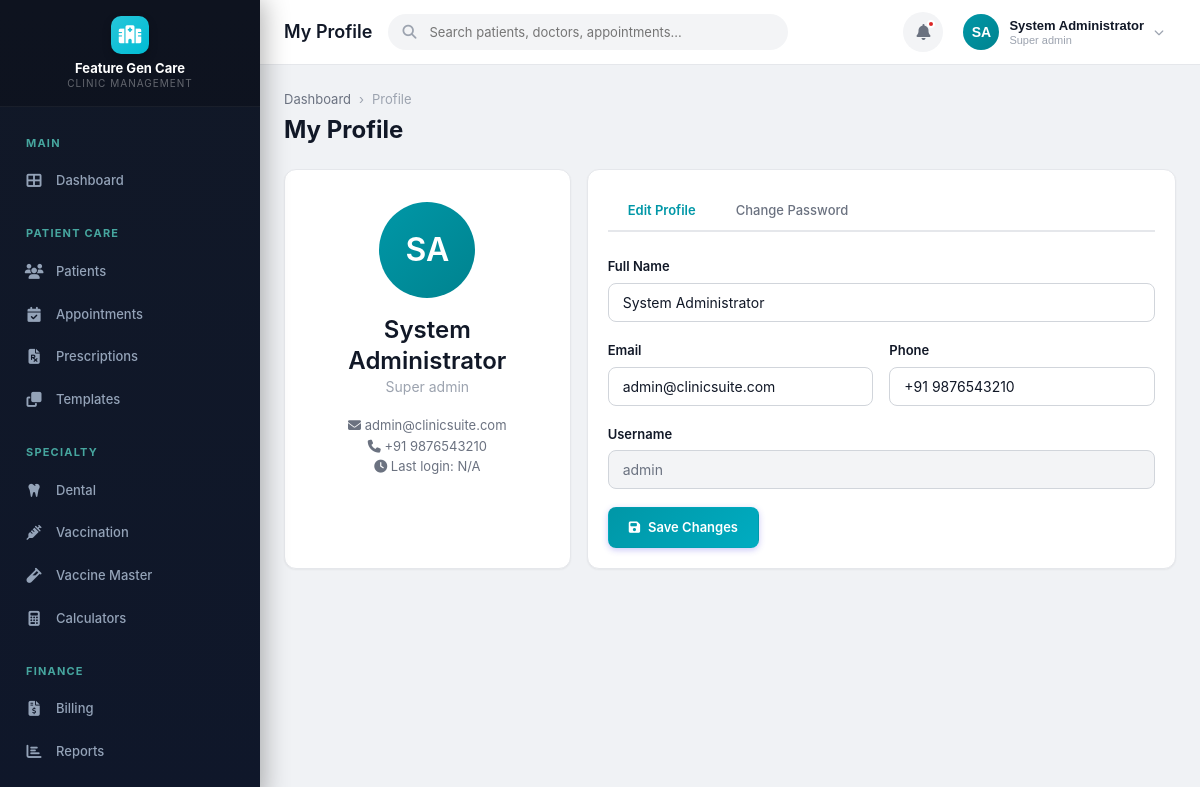
Screenshot of /modules/auth/profile.php (signed in) with the database file from the repository.
### tables this page shows
CREATE TABLE IF NOT EXISTS clinics (
    id INT AUTO_INCREMENT PRIMARY KEY,
    name VARCHAR(200) NOT NULL,
    tagline VARCHAR(300) DEFAULT NULL,
    logo VARCHAR(500) DEFAULT NULL,
    email VARCHAR(150) DEFAULT NULL,
    phone VARCHAR(20) DEFAULT NULL,
    alt_phone VARCHAR(20) DEFAULT NULL,
    website VARCHAR(200) DEFAULT NULL,
    address TEXT DEFAULT NULL,
    city VARCHAR(100) DEFAULT NULL,
    state VARCHAR(100) DEFAULT NULL,
    pincode VARCHAR(10) DEFAULT NULL,
    country VARCHAR(100) DEFAULT 'India',
    registration_no VARCHAR(100) DEFAULT NULL,
    gst_number VARCHAR(20) DEFAULT NULL,
    pan_number VARCHAR(20) DEFAULT NULL,
    primary_color VARCHAR(10) DEFAULT '#4F46E5',
    secondary_color VARCHAR(10) DEFAULT '#7C3AED',
    currency_symbol VARCHAR(5) DEFAULT '₹',
    date_format VARCHAR(20) DEFAULT 'd/m/Y',
    time_format VARCHAR(10) DEFAULT '12h',
    timezone VARCHAR(50) DEFAULT 'Asia/Kolkata',
    prescription_header TEXT DEFAULT NULL,
    prescription_footer TEXT DEFAULT NULL,
    invoice_header TEXT DEFAULT NULL,
    invoice_footer TEXT DEFAULT NULL,
    invoice_prefix VARCHAR(10) DEFAULT 'INV',
    invoice_start_no INT DEFAULT 1,
    patient_id_prefix VARCHAR(10) DEFAULT 'PT',
    patient_id_start_no INT DEFAULT 1000,
    is_active TINYINT(1) DEFAULT 1,
    created_at TIMESTAMP DEFAULT CURRENT_TIMESTAMP,
    updated_at TIMESTAMP DEFAULT CURRENT_TIMESTAMP ON UPDATE CURRENT_TIMESTAMP
);

CREATE TABLE IF NOT EXISTS users (
    id INT AUTO_INCREMENT PRIMARY KEY,
    clinic_id INT NOT NULL DEFAULT 1,
    branch_id INT DEFAULT NULL,
    role_id INT NOT NULL,
    role VARCHAR(30) NOT NULL DEFAULT 'receptionist',
    username VARCHAR(50) NOT NULL UNIQUE,
    password VARCHAR(255) NOT NULL,
    full_name VARCHAR(150) NOT NULL,
    email VARCHAR(150) DEFAULT NULL,
    phone VARCHAR(20) DEFAULT NULL,
    gender ENUM('Male','Female','Other') DEFAULT NULL,
    date_of_birth DATE DEFAULT NULL,
    profile_image VARCHAR(500) DEFAULT NULL,
    address TEXT DEFAULT NULL,
    qualification VARCHAR(200) DEFAULT NULL,
    specialization VARCHAR(200) DEFAULT NULL,
    license_number VARCHAR(100) DEFAULT NULL,
    signature_image VARCHAR(500) DEFAULT NULL,
    is_active TINYINT(1) DEFAULT 1,
    last_login TIMESTAMP NULL DEFAULT NULL,
    failed_attempts INT DEFAULT 0,
    locked_until TIMESTAMP NULL DEFAULT NULL,
    password_changed_at TIMESTAMP NULL DEFAULT NULL,
    created_at TIMESTAMP DEFAULT CURRENT_TIMESTAMP,
    updated_at TIMESTAMP DEFAULT CURRENT_TIMESTAMP ON UPDATE CURRENT_TIMESTAMP,
    FOREIGN KEY (clinic_id) REFERENCES clinics(id),
    FOREIGN KEY (branch_id) REFERENCES branches(id) ON DELETE SET NULL,
    FOREIGN KEY (role_id) REFERENCES roles(id)
);

CREATE TABLE IF NOT EXISTS roles (
    id INT AUTO_INCREMENT PRIMARY KEY,
    name VARCHAR(50) NOT NULL UNIQUE,
    display_name VARCHAR(100) NOT NULL,
    description TEXT DEFAULT NULL,
    is_system TINYINT(1) DEFAULT 0,
    is_active TINYINT(1) DEFAULT 1,
    created_at TIMESTAMP DEFAULT CURRENT_TIMESTAMP,
    updated_at TIMESTAMP DEFAULT CURRENT_TIMESTAMP ON UPDATE CURRENT_TIMESTAMP
);

### modules/auth/profile.php (the view, shortened to what the rows shown need)
<?php
require_once dirname(dirname(__DIR__)) . '/config/session.php';
$db = db();
$userId = getCurrentUserId();
$user = $db->fetch("SELECT u.*, r.name as role_name FROM users u JOIN roles r ON u.role_id = r.id WHERE u.id = ?", [$userId]);
$pageTitle = 'My Profile';
require_once dirname(dirname(__DIR__)) . '/includes/header.php';
?>
<div class="content-header">
    <div>
        <h1>My Profile</h1>
    </div>
</div>
<div class="grid-3 gap-24">
    <div class="card">
        <div class="card-body text-center" style="padding: 32px;">
            <div class="user-avatar" style="width: 96px; height: 96px; font-size: 32px; margin: 0 auto 16px;">
                <?= getInitials($user['full_name']) ?>
            </div>
            <h2><?= sanitizeOutput($user['full_name']) ?></h2>
            <p class="text-muted"><?= ucfirst(str_replace('_', ' ', $user['role_name'])) ?></p>
            <div style="margin-top: 16px; font-size: 13px; color: var(--text-secondary);">
                <p><i class="fas fa-envelope"></i> <?= sanitizeOutput($user['email'] ?? 'No email') ?></p>
                <p><i class="fas fa-phone"></i> <?= sanitizeOutput($user['phone'] ?? 'No phone') ?></p>
                <p><i class="fas fa-clock"></i> Last login: <?= $user['last_login'] ? formatDateTime($user['last_login']) : 'N/A' ?></p>
            </div>
        </div>
    </div>
    <div class="card" style="grid-column: span 2;">
        <div class="card-body">
            <div class="tab-content active" id="tab-profile">
                <form method="POST">
                    <div class="form-group">
                        <label class="form-label">Full Name</label>
                        <input type="text" name="full_name" class="form-control" value="<?= sanitizeOutput($user['full_name']) ?>" required>
                    </div>
                    <div class="form-row">
                        <div class="form-group">
                            <label class="form-label">Email</label>
                            <input type="email" name="email" class="form-control" value="<?= sanitizeOutput($user['email'] ?? '') ?>">
                        </div>
                        <div class="form-group">
                            <label class="form-label">Phone</label>
                            <input type="tel" name="phone" class="form-control" value="<?= sanitizeOutput($user['phone'] ?? '') ?>">
                        </div>
                    </div>
                    <div class="form-group">
                        <label class="form-label">Username</label>
                        <input type="text" class="form-control" value="<?= sanitizeOutput($user['username']) ?>" disabled>
                    </div>
                </form>
            </div>
        </div>
    </div>
</div>
<?php require_once INCLUDES_PATH . '/footer.php'; ?>

### includes/header.php (shortened to what the rows shown need)
<?php
$currentUser = [
    'id' => getCurrentUserId(),
    'name' => getSession('full_name', 'User'),
    'role' => getSession('role', 'user'),
    'email' => getSession('email', ''),
    'image' => getSession('profile_image', ''),
    'initials' => getInitials(getSession('full_name', 'U'))
];
?>
<!DOCTYPE html>
<html lang="en">
<head>
    <link rel="stylesheet" href="<?= ASSETS_URL ?>/css/style.css?v=2.1">
    <link rel="stylesheet" href="https://cdnjs.cloudflare.com/ajax/libs/font-awesome/6.5.0/css/all.min.css">
</head>
<body>
<div class="app-wrapper">
    <?php include __DIR__ . '/sidebar.php'; ?>
    <div class="main-content">
        <header class="header">
            <div class="header-left">
                <?php if (isset($pageTitle)): ?>
                <h2 class="page-title"><?= $pageTitle ?></h2>
                <?php endif; ?>
            </div>
            <div class="header-right">
                <div class="dropdown">
                    <button class="user-dropdown" data-dropdown="userDropdown">
                        <div class="user-info">
                            <div class="user-name"><?= sanitizeOutput($currentUser['name']) ?></div>
                            <div class="user-role"><?= ucfirst(str_replace('_', ' ', $currentUser['role'])) ?></div>
                        </div>
                    </button>
                </div>
            </div>
        </header>
        <div class="content-area">

### includes/sidebar.php (shortened to what the rows shown need)
<?php
$db = db();
$clinic = $db->fetch("SELECT name, logo FROM clinics WHERE id = ?", [getCurrentClinicId()]);
?>
<aside class="sidebar">
    <div class="sidebar-brand" style="flex-direction: column; align-items: center; gap: 6px; padding: 16px 12px;">
        <?php if (!empty($clinic['logo'])): ?>
            <img src="<?= UPLOADS_URL ?>/clinics/<?= sanitizeOutput($clinic['logo']) ?>" alt="Clinic Logo" style="max-height: 48px; max-width: 140px; object-fit: contain;">
        <?php else: ?>
            <div class="brand-logo"><i class="fas fa-hospital"></i></div>
        <?php endif; ?>
        <div class="brand-text" style="text-align: center; font-size: 13px; line-height: 1.3; white-space: normal; word-break: break-word;">
            <?= sanitizeOutput($clinic['name'] ?? APP_NAME) ?>
            <small style="display: block; font-size: 10px; opacity: 0.7;">Clinic Management</small>
        </div>
    </div>
</aside>

### rows the page displays
clinics: name "Feature Gen Care"
users: full_name "System Administrator", role "Super admin", full_name "SA", role.name "Super admin", email "admin@clinicsuite.com", phone "+91 9876543210", username "admin"

### other values shown
$pageTitle "My Profile"
$currentUser['initials'] "SA"
